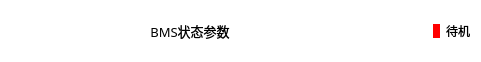
              <widget class="QWidget" name="widget_25" native="true">
               <property name="geometry">
                <rect>
                 <x>120</x>
                 <y>20</y>
                 <width>481</width>
                 <height>61</height>
                </rect>
               </property>
               <property name="styleSheet">
                <string notr="true">background-color:transparent;</string>
               </property>
               <layout class="QHBoxLayout" name="horizontalLayout_17" stretch="0,1,1,0,0">
                <item>
                 <spacer name="horizontalSpacer_45">
                  <property name="orientation">
                   <enum>Qt::Horizontal</enum>
                  </property>
                  <property name="sizeHint" stdset="0">
                   <size>
                    <width>100</width>
                    <height>40</height>
                   </size>
                  </property>
                 </spacer>
                </item>
                <item>
                 <widget class="QLabel" name="label_149">
                  <property name="font">
                   <font>
                    <family>宋体</family>
                    <pointsize>10</pointsize>
                   </font>
                  </property>
                  <property name="styleSheet">
                   <string notr="true">background-color:transparent;
border-image: url();</string>
                  </property>
                  <property name="text">
                   <string>BMS状态参数</string>
                  </property>
                  <property name="alignment">
                   <set>Qt::AlignCenter</set>
                  </property>
                 </widget>
                </item>
                <item>
                 <spacer name="horizontalSpacer_46">
                  <property name="orientation">
                   <enum>Qt::Horizontal</enum>
                  </property>
                  <property name="sizeHint" stdset="0">
                   <size>
                    <width>494</width>
                    <height>40</height>
                   </size>
                  </property>
                 </spacer>
                </item>
                <item>
                 <widget class="QLabel" name="modbus_status_8">
                  <property name="sizePolicy">
                   <sizepolicy hsizetype="Preferred" vsizetype="Fixed">
                    <horstretch>0</horstretch>
                    <verstretch>0</verstretch>
                   </sizepolicy>
                  </property>
                  <property name="styleSheet">
                   <string notr="true">background-color: rgb(255, 0, 0);
border-image: url();</string>
                  </property>
                  <property name="text">
                   <string/>
                  </property>
                 </widget>
                </item>
                <item>
                 <widget class="QLabel" name="label_150">
                  <property name="font">
                   <font>
                    <family>黑体</family>
                   </font>
                  </property>
                  <property name="styleSheet">
                   <string notr="true">border-image: url();
background-color:transparent;</string>
                  </property>
                  <property name="text">
                   <string>待机</string>
                  </property>
                 </widget>
                </item>
               </layout>
              </widget>
